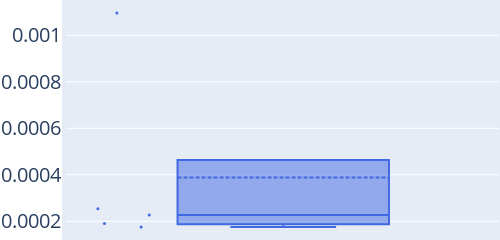

Notebook cell for this chart:
### Code cell
trace = box(y=(time_hkpv),
boxpoints="all",
marker=attr(
        color="LightSkyBlue",
        size=3),
quartilemethod="linear",
name="",
marker_color="royalblue",
boxmean=true)

layout = Layout(
    autosize=false,
    width=500,
    height=200,
    margin=attr(l=1, r=1, b=1, t=1, pad=4),
    font_size=20,
)
p_time_hkpv = PlotlyJS.plot(trace,layout)

### Figure 1 — Plotly figure (JSON) as saved in the notebook; plotly's stock layout.template omitted (floating-point values rounded to 4 significant figures)
{"data": [{"boxmean": true, "boxpoints": "all", "marker": {"color": "royalblue", "size": 3}, "name": "", "quartilemethod": "linear", "type": "box", "y": [0.001097, 0.0001907, 0.0002267, 0.0001749, 0.0002533]}], "layout": {"autosize": false, "font": {"size": 20}, "height": 200, "margin": {"b": 1, "l": 1, "pad": 4, "r": 1, "t": 1}, "width": 500}}
